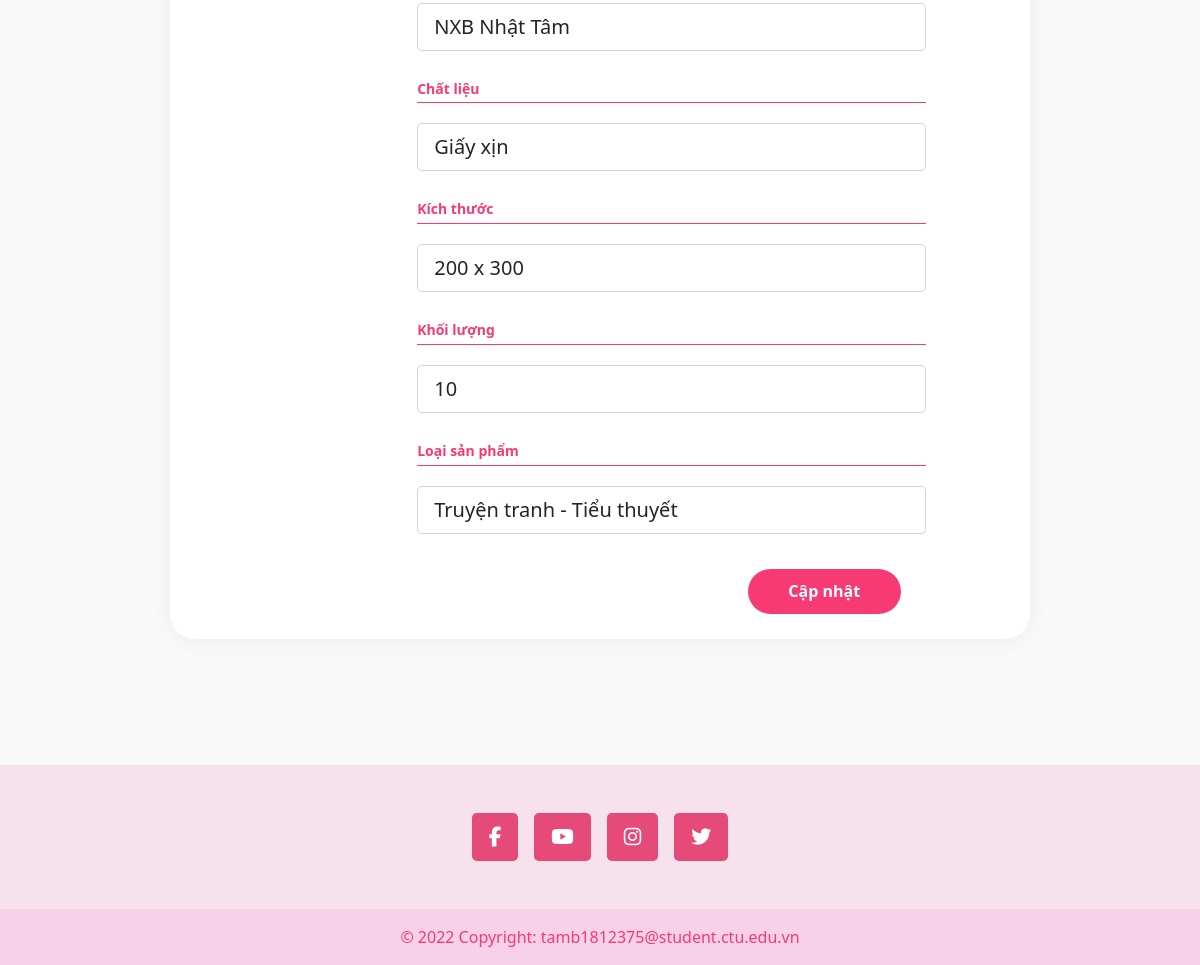
The app's page /product/update/1 (signed in, lower part), older data.
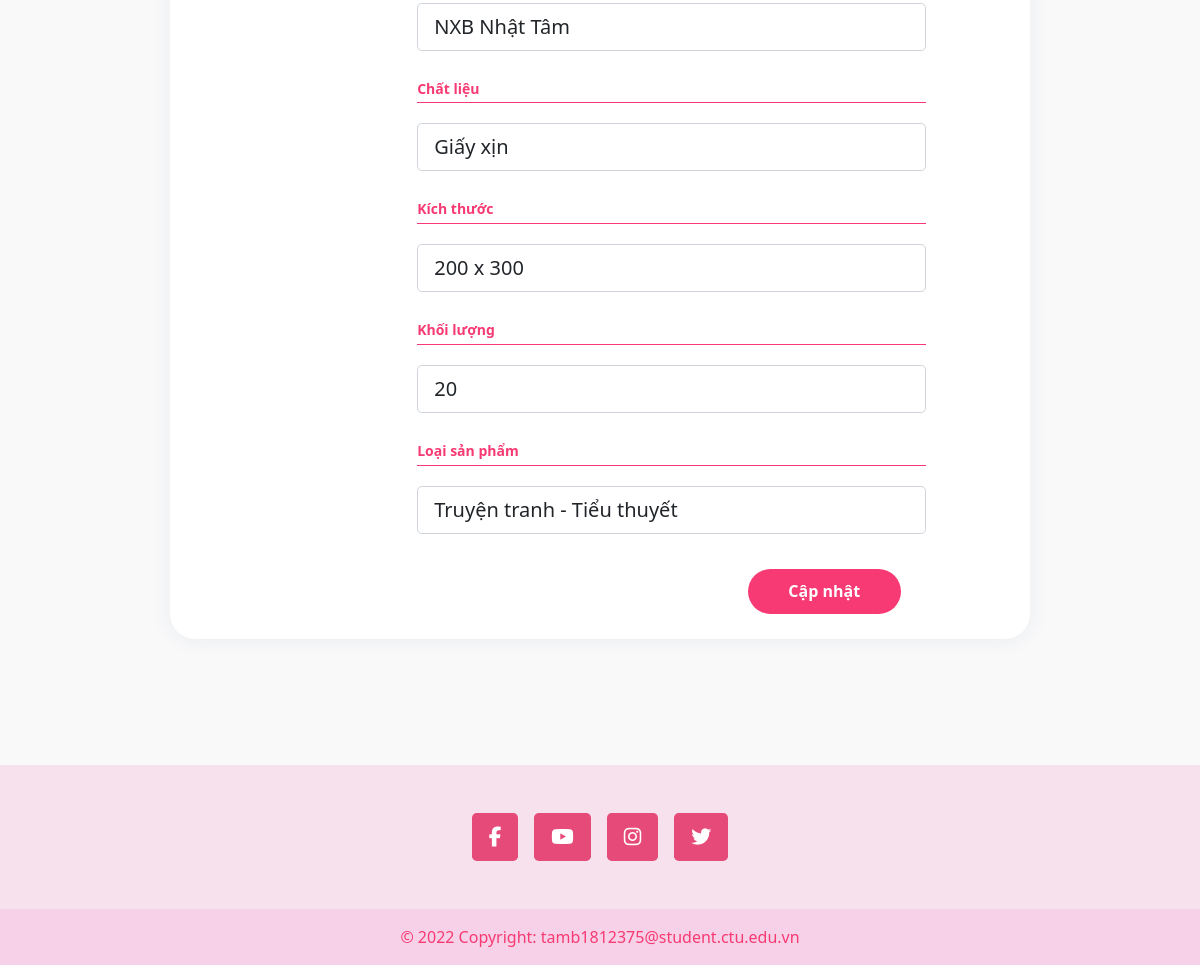
The same page, newer data.
### sakura/models.py (models this page shows, shortened)
class Product(db.Model):
    id = db.Column(db.Integer, primary_key=True)
    title = db.Column(db.String(100), nullable=False)
    product_img = db.Column(db.String(50), nullable=False)
    desc = db.Column(db.String(500), nullable=False)
    import_price = db.Column(db.Integer, nullable=False)
    price = db.Column(db.Integer, nullable=False)
    quantity = db.Column(db.Integer, nullable=False)
    supplier = db.Column(db.String(50), nullable=False)
    material = db.Column(db.String(50), nullable=False)
    size = db.Column(db.String(10), nullable=False)
    mass = db.Column(db.Integer, nullable=False)
    type_id = db.Column(db.Integer, db.ForeignKey('producttype.id'), nullable=False)

### sakura/routes.py (the view)
@app.route("/product/update/<int:product_id>", methods=['GET', 'POST'])
@login_required
def update_product(product_id):
    if current_user.email == 'admin@gmail.com':
        product = Product.query.get_or_404(product_id)
        form = ProductForm()
        if form.validate_on_submit():
            product.product_img = save_picture(form.product_img.data)
            product.title = form.title.data
            product.desc = form.desc.data
            product.price = form.price.data
            product.import_price = form.import_price.data
            product.quantity = form.quantity.data
            product.supplier = form.supplier.data
            product.material = form.material.data
            product.size = form.size.data
            product.mass = form.mass.data
            for index, type_name in enumerate(Types()):
                if form.type.data == type_name:
                    product.type_id = index + 1
            db.session.commit()
            flash('Bạn đã cập nhật sản phẩm thành công~!','success')
            return redirect(url_for('admin'))
        elif request.method == 'GET':
            form.title.data = product.title
            form.product_img.data = product.product_img
            form.desc.data = product.desc
            form.price.data = product.price
            form.import_price.data = product.import_price
            form.quantity.data = product.quantity
            form.supplier.data = product.supplier
            form.material.data = product.material
            form.size.data = product.size
            form.mass.data = product.mass
        return render_template('add_product.html', title='Update product',form=form)

### sakura/forms.py
class ProductForm(FlaskForm):
    title  = StringField('Tên sản phẩm', validators=[DataRequired(), Length(min=2, max=100)])
    product_img = FileField('Hình ảnh', validators=[FileAllowed(['jpg', 'png'])])
    desc =  StringField('Mô tả sản phẩm',validators=[DataRequired(),Length(min=2, max=500)])
    import_price = StringField('Giá nhập',validators=[DataRequired()])
    price = StringField('Giá bán',validators=[DataRequired()])
    quantity = IntegerField('Số lượng',validators=[DataRequired(),NumberRange(min=1,max=10)])
    supplier = StringField('Nhà cung cấp', validators=[DataRequired(), Length(min=2, max=50)])
    material = StringField('Chất liệu', validators=[DataRequired(), Length(min=2, max=50)])
    size = StringField('Kích thước', validators=[DataRequired(), Length(min=2, max=10)])
    mass = IntegerField('Khối lượng',validators=[DataRequired()])
    type = SelectField('Loại sản phẩm',validators=[DataRequired()],choices=Types())
    submit = SubmitField('Cập nhật')

### sakura/forms.py (called while the page is built)
    def aslist(self):
        return self.data

    def __iter__(self):
        return iter(self.aslist())

### sakura/models.py (called while the page is built)
@login_manager.user_loader
def load_user(user_id):
    return User.query.get(int(user_id))

### sakura/templates/add_product.html (shortened to what the changed rows need)
{% extends "base.html" %}
{% block content %}
<div class="page-content page-container" id="page-content">
    <div class="padding">
        <div class="container d-flex justify-content-center">
            <div class="col-xl-12 ">
                <div class="card user-card-full">
                    <div class="row m-l-0 m-r-0">
                        <div class="col-sm-8">
                            <div class="card-block">
                                <form method="POST" action="" enctype="multipart/form-data">
                                    <div class="row">
                                        {% if form.supplier.errors %}
                                            {{ form.supplier(class="form-control form-control-lg is-invalid") }}
                                            <div class="invalid-feedback">
                                                {% for error in form.supplier.errors %}
                                                    <span>{{ error }}</span>
                                                {% endfor %}
                                            </div>
                                        {% else %}
                                            {{ form.supplier(class="form-control form-control-lg") }}
                                        {% endif %}
                                    </div>
                                    <div class="row">
                                        {% if form.material.errors %}
                                            {{ form.material(class="form-control form-control-lg is-invalid") }}
                                            <div class="invalid-feedback">
                                                {% for error in form.material.errors %}
                                                    <span>{{ error }}</span>
                                                {% endfor %}
                                            </div>
                                        {% else %}
                                            {{ form.material(class="form-control form-control-lg") }}
                                        {% endif %}
                                    </div>
                                    <div class="row">
                                        {% if form.size.errors %}
                                            {{ form.size(class="form-control form-control-lg is-invalid") }}
                                            <div class="invalid-feedback">
                                                {% for error in form.size.errors %}
                                                    <span>{{ error }}</span>
                                                {% endfor %}
                                            </div>
                                        {% else %}
                                            {{ form.size(class="form-control form-control-lg") }}
                                        {% endif %}
                                    </div>
                                    <div class="row">
                                        {% if form.mass.errors %}
                                            {{ form.mass(class="form-control form-control-lg is-invalid") }}
                                            <div class="invalid-feedback">
                                                {% for error in form.mass.errors %}
                                                    <span>{{ error }}</span>
                                                {% endfor %}
                                            </div>
                                        {% else %}
                                            {{ form.mass(class="form-control form-control-lg") }}
                                        {% endif %}
                                    </div>
                                    <div class="row">
                                        {% if form.type.errors %}
                                            {{ form.type(class="form-control form-control-lg is-invalid") }}
                                            <div class="invalid-feedback">
                                                {% for error in form.type.errors %}
                                                    <span>{{ error }}</span>
                                                {% endfor %}
                                            </div>
                                        {% else %}
                                            {{ form.type(class="form-control form-control-lg") }}
                                        {% endif %}
                                    </div>
                                </form>
                            </div>
                        </div>
                    </div>
                </div>
            </div>
        </div>
    </div>
</div>
{% endblock %}

Row changes from the older to the newer data that the page shows:
changed Product "NXB Nhật Tâm": mass "10" → "20"
